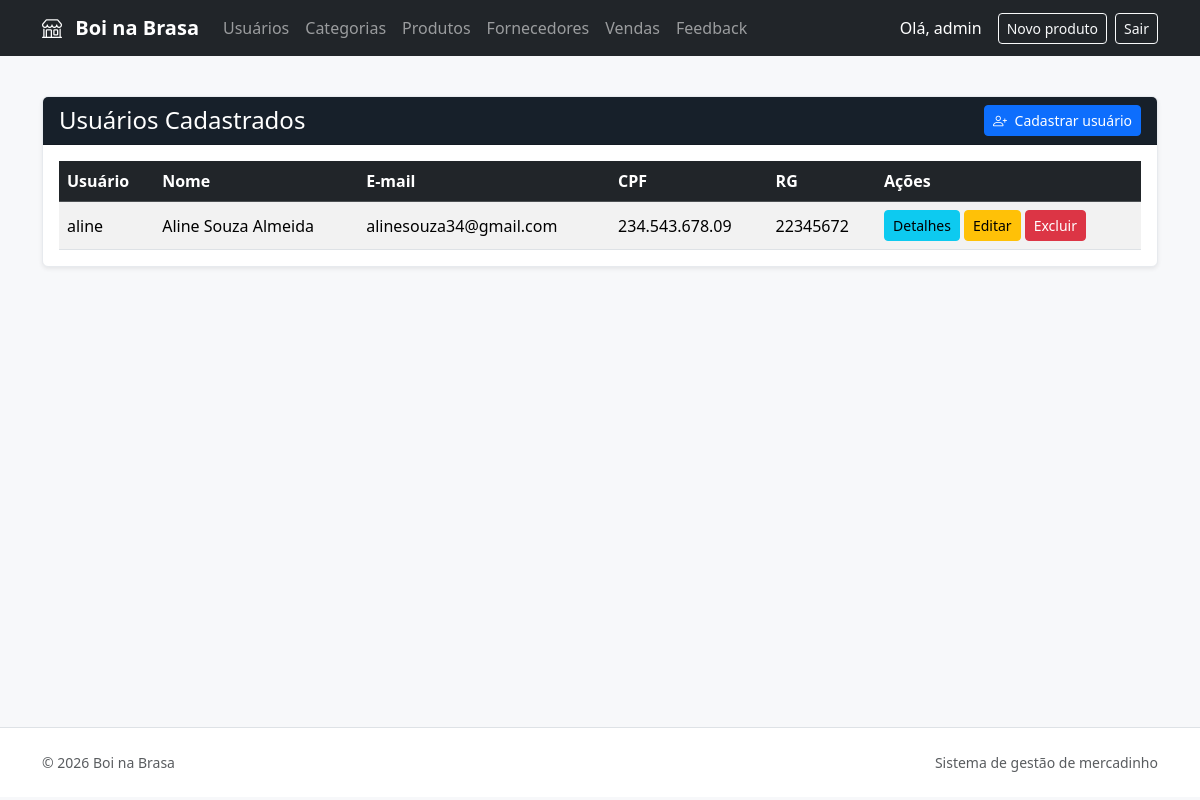
Page /usuarios/ (signed in) on the earlier database version.
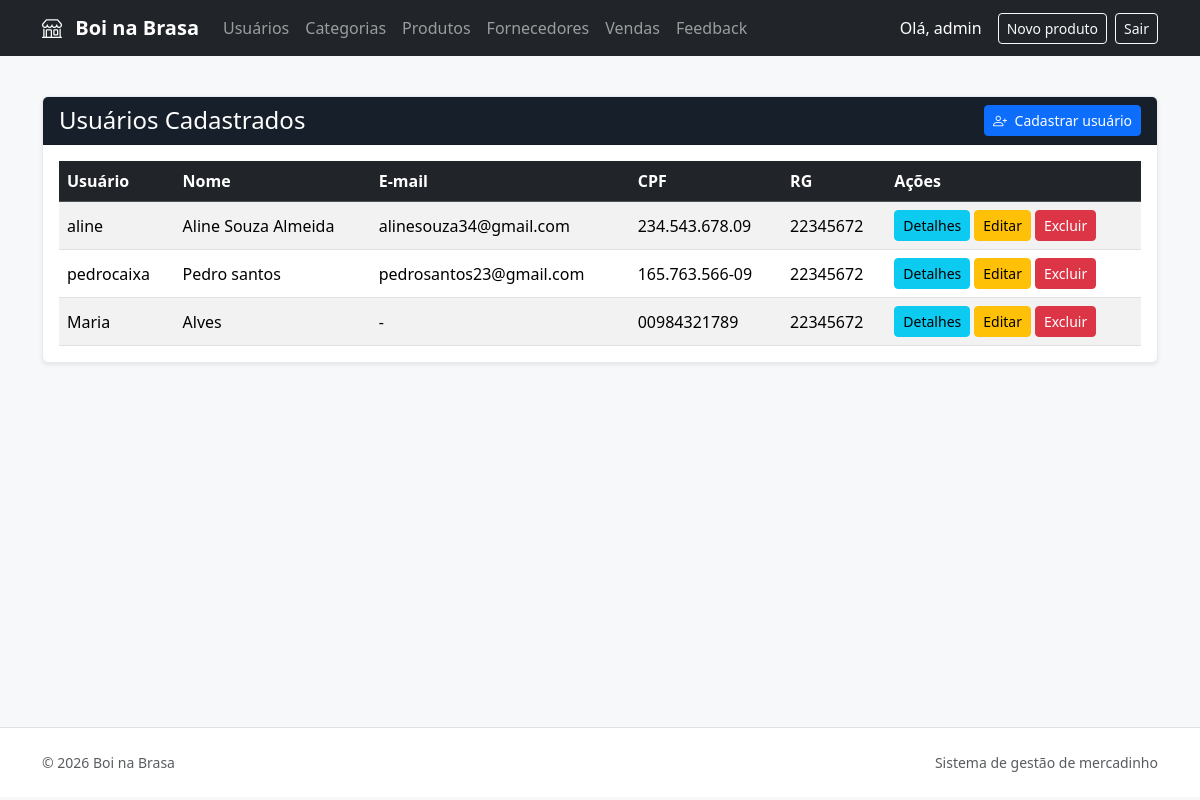
Same page on the later database version.
### usuarios/models.py (models this page shows, shortened)
class Usuario(User):
    cpf = models.CharField(
        max_length=14,
        unique=True
    )
    rg = models.CharField(
        max_length=20,
        blank=True,
        null=True
    )

### usuarios/views.py (the view)
@login_required
@permission_required(
    'usuarios.view_usuario',
    raise_exception=True
)
def usuario_list(request):
    usuarios = Usuario.objects.all()
    return render(
        request,
        'usuarios/usuario_list.html',
        {
            'usuarios': usuarios,
        }
    )

### templates/usuarios/usuario_list.html (shortened to what this page needs)
{% extends 'base.html' %}
{% block content %}
<div class="card shadow-sm">
    <div class="card-header bg-dark text-white">
        <div class="d-flex flex-wrap justify-content-between align-items-center gap-2">
            <h1 class="h4 mb-0">
            Usuários Cadastrados
            </h1>
            <a href="{% url 'usuarios:usuario_create' %}" class="btn btn-primary btn-sm">
                <i class="bi bi-person-plus me-1"></i> Cadastrar usuário
            </a>
        </div>
    </div>
    <div class="card-body">
        <div class="table-responsive">
            <table class="table table-striped table-hover align-middle">
                <thead class="table-dark">
                    <tr>
                        <th>Usuário</th>
                        <th>Nome</th>
                        <th>E-mail</th>
                        <th>CPF</th>
                        <th>RG</th>
                        <th>Ações</th>
                    </tr>
                </thead>
                <tbody>
                    {% for usuario in usuarios %}
                    <tr>
                        <td>
                            {{ usuario.username }}
                        </td>
                        <td>
                            {{ usuario.get_full_name|default:"-" }}
                        </td>
                        <td>
                            {{ usuario.email|default:"-" }}
                        </td>
                        <td>
                            {{ usuario.cpf }}
                        </td>
                        <td>
                            {{ usuario.rg|default:"-" }}
                        </td>
                        <td>
                            <div class="d-flex gap-1">
                                <a
                                    href="{% url 'usuarios:usuario_detail' usuario.id %}"
                                    class="btn btn-sm btn-info"
                                >
                                    Detalhes
                                </a>
                                <a
                                    href="{% url 'usuarios:usuario_update' usuario.id %}"
                                    class="btn btn-sm btn-warning"
                                >
                                    Editar
                                </a>
                                <a
                                    href="{% url 'usuarios:usuario_delete' usuario.id %}"
                                    class="btn btn-sm btn-danger"
                                >
                                    Excluir
                                </a>
                            </div>
                        </td>
                    </tr>
                    {% endfor %}
                </tbody>
            </table>
        </div>
    </div>
</div>
{% endblock %}

Differences in the rows shown:
added Usuario: username "pedrocaixa", get_full_name "Pedro santos", email "pedrosantos23@gmail.com", cpf "165.763.566-09", rg "22345672"
added Usuario: username "Maria", get_full_name "Alves", email "-", cpf "00984321789", rg "22345672"
